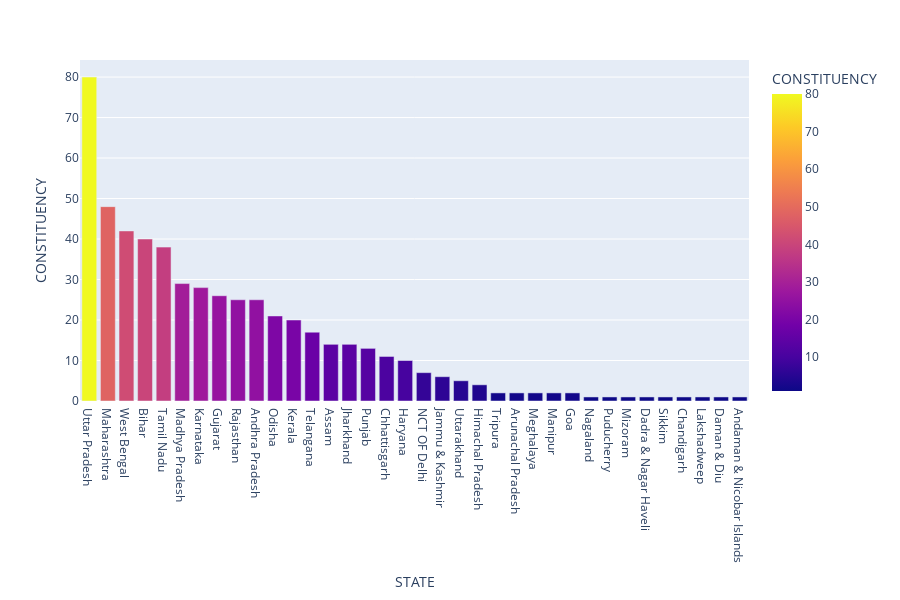

The cell this chart's notebook holds for it:
### Code cell
constituencies_per_state = df.groupby('STATE')['CONSTITUENCY'].nunique().reset_index().sort_values('CONSTITUENCY',ascending = False)
fig = px.bar(constituencies_per_state, x='STATE', y='CONSTITUENCY', color='CONSTITUENCY', height=600)
fig.show()

### Figure 1 — Plotly figure (JSON) as saved in the notebook; plotly's stock layout.template omitted (floating-point values rounded to 4 significant figures)
{"data": [{"alignmentgroup": "True", "hovertemplate": "STATE=%{x}<br>CONSTITUENCY=%{marker.color}<extra></extra>", "legendgroup": "", "marker": {"color": [80, 48, 42, 40, 38, 29, 28, 26, 25, 25, 21, 20, 17, 14, 14, 13, 11, 10, 7, 6, 5, 4, 2, 2, 2, 2, 2, 1, 1, 1, 1, 1, 1, 1, 1, 1], "coloraxis": "coloraxis"}, "name": "", "offsetgroup": "", "orientation": "v", "showlegend": false, "textposition": "auto", "type": "bar", "x": ["Uttar Pradesh", "Maharashtra", "West Bengal", "Bihar", "Tamil Nadu", "Madhya Pradesh", "Karnataka", "Gujarat", "Rajasthan", "Andhra Pradesh", "Odisha", "Kerala", "Telangana", "Assam", "Jharkhand", "Punjab", "Chhattisgarh", "Haryana", "NCT OF Delhi", "Jammu & Kashmir", "Uttarakhand", "Himachal Pradesh", "Tripura", "Arunachal Pradesh", "Meghalaya", "Manipur", "Goa", "Nagaland", "Puducherry", "Mizoram", "Dadra & Nagar Haveli", "Sikkim", "Chandigarh", "Lakshadweep", "Daman & Diu", "Andaman & Nicobar Islands"], "xaxis": "x", "y": [80, 48, 42, 40, 38, 29, 28, 26, 25, 25, 21, 20, 17, 14, 14, 13, 11, 10, 7, 6, 5, 4, 2, 2, 2, 2, 2, 1, 1, 1, 1, 1, 1, 1, 1, 1], "yaxis": "y"}], "layout": {"barmode": "relative", "coloraxis": {"colorbar": {"title": {"text": "CONSTITUENCY"}}, "colorscale": [[0, "#0d0887"], [0.1111, "#46039f"], [0.2222, "#7201a8"], [0.3333, "#9c179e"], [0.4444, "#bd3786"], [0.5556, "#d8576b"], [0.6667, "#ed7953"], [0.7778, "#fb9f3a"], [0.8889, "#fdca26"], [1, "#f0f921"]]}, "height": 600, "legend": {"tracegroupgap": 0}, "margin": {"t": 60}, "xaxis": {"anchor": "y", "domain": [0, 1], "title": {"text": "STATE"}}, "yaxis": {"anchor": "x", "domain": [0, 1], "title": {"text": "CONSTITUENCY"}}}}
